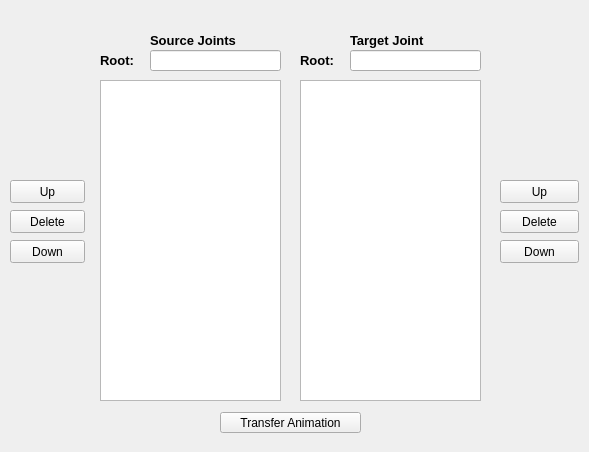
<?xml version="1.0" encoding="UTF-8"?>
<ui version="4.0">
 <class>Form</class>
 <widget class="QWidget" name="Form">
  <property name="geometry">
   <rect>
    <x>0</x>
    <y>0</y>
    <width>589</width>
    <height>452</height>
   </rect>
  </property>
  <property name="windowTitle">
   <string>Form</string>
  </property>
  <widget class="QPushButton" name="Down_Left">
   <property name="geometry">
    <rect>
     <x>10</x>
     <y>240</y>
     <width>75</width>
     <height>23</height>
    </rect>
   </property>
   <property name="text">
    <string>Down</string>
   </property>
  </widget>
  <widget class="QPushButton" name="Delete_Left">
   <property name="geometry">
    <rect>
     <x>10</x>
     <y>210</y>
     <width>75</width>
     <height>23</height>
    </rect>
   </property>
   <property name="text">
    <string>Delete</string>
   </property>
  </widget>
  <widget class="QPushButton" name="Up_Left">
   <property name="geometry">
    <rect>
     <x>10</x>
     <y>180</y>
     <width>75</width>
     <height>23</height>
    </rect>
   </property>
   <property name="text">
    <string>Up</string>
   </property>
  </widget>
  <widget class="QPushButton" name="Delete_Right">
   <property name="geometry">
    <rect>
     <x>500</x>
     <y>210</y>
     <width>79</width>
     <height>23</height>
    </rect>
   </property>
   <property name="text">
    <string>Delete</string>
   </property>
  </widget>
  <widget class="QListView" name="SourceList">
   <property name="geometry">
    <rect>
     <x>100</x>
     <y>80</y>
     <width>181</width>
     <height>321</height>
    </rect>
   </property>
  </widget>
  <widget class="QListView" name="TargetList">
   <property name="geometry">
    <rect>
     <x>300</x>
     <y>80</y>
     <width>181</width>
     <height>321</height>
    </rect>
   </property>
  </widget>
  <widget class="QPushButton" name="TransferButton">
   <property name="geometry">
    <rect>
     <x>220</x>
     <y>412</y>
     <width>141</width>
     <height>21</height>
    </rect>
   </property>
   <property name="text">
    <string>Transfer Animation</string>
   </property>
  </widget>
  <widget class="QLabel" name="Root_Left">
   <property name="geometry">
    <rect>
     <x>100</x>
     <y>50</y>
     <width>47</width>
     <height>21</height>
    </rect>
   </property>
   <property name="font">
    <font>
     <pointsize>10</pointsize>
     <weight>75</weight>
     <bold>true</bold>
    </font>
   </property>
   <property name="text">
    <string>Root:</string>
   </property>
  </widget>
  <widget class="QLineEdit" name="TargetRoot">
   <property name="geometry">
    <rect>
     <x>350</x>
     <y>50</y>
     <width>131</width>
     <height>21</height>
    </rect>
   </property>
  </widget>
  <widget class="QLabel" name="Root_Right">
   <property name="geometry">
    <rect>
     <x>300</x>
     <y>50</y>
     <width>47</width>
     <height>21</height>
    </rect>
   </property>
   <property name="font">
    <font>
     <pointsize>10</pointsize>
     <weight>75</weight>
     <bold>true</bold>
    </font>
   </property>
   <property name="text">
    <string>Root:</string>
   </property>
  </widget>
  <widget class="QLabel" name="SourceJoint">
   <property name="geometry">
    <rect>
     <x>150</x>
     <y>30</y>
     <width>131</width>
     <height>21</height>
    </rect>
   </property>
   <property name="font">
    <font>
     <pointsize>10</pointsize>
     <weight>75</weight>
     <bold>true</bold>
    </font>
   </property>
   <property name="text">
    <string>Source Joints</string>
   </property>
  </widget>
  <widget class="QLabel" name="TargetJoint">
   <property name="geometry">
    <rect>
     <x>350</x>
     <y>30</y>
     <width>131</width>
     <height>21</height>
    </rect>
   </property>
   <property name="font">
    <font>
     <pointsize>10</pointsize>
     <weight>75</weight>
     <bold>true</bold>
    </font>
   </property>
   <property name="text">
    <string>Target Joint</string>
   </property>
  </widget>
  <widget class="QLineEdit" name="SourceRoot">
   <property name="geometry">
    <rect>
     <x>150</x>
     <y>50</y>
     <width>131</width>
     <height>21</height>
    </rect>
   </property>
  </widget>
  <widget class="QPushButton" name="Down_Right">
   <property name="geometry">
    <rect>
     <x>500</x>
     <y>240</y>
     <width>79</width>
     <height>23</height>
    </rect>
   </property>
   <property name="text">
    <string>Down</string>
   </property>
  </widget>
  <widget class="QPushButton" name="Up_Right">
   <property name="geometry">
    <rect>
     <x>500</x>
     <y>180</y>
     <width>79</width>
     <height>23</height>
    </rect>
   </property>
   <property name="text">
    <string>Up</string>
   </property>
  </widget>
 </widget>
 <resources/>
 <connections/>
</ui>
